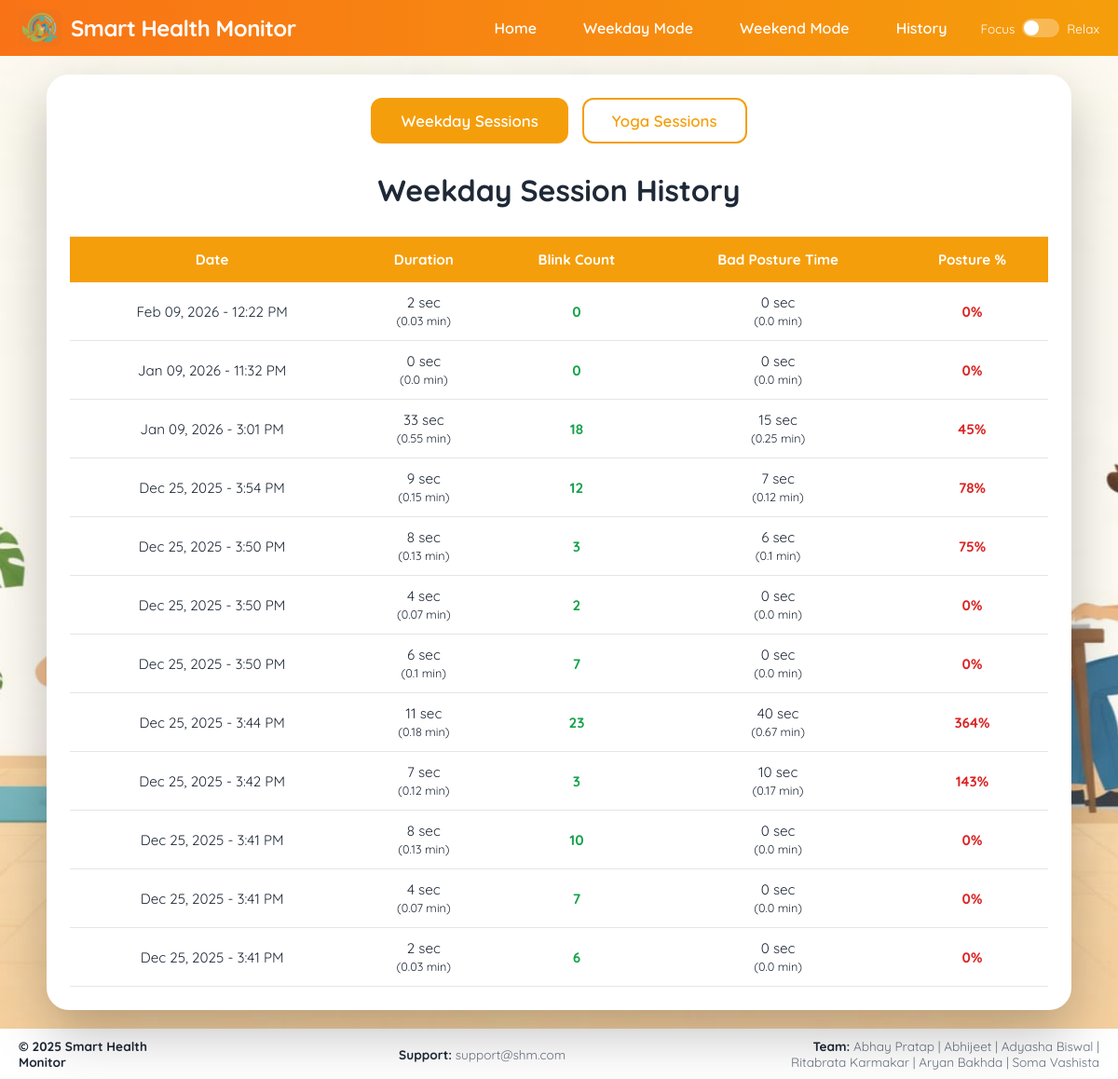
The page /history/ on the database its author committed.
### monitor/models.py (models this page shows, shortened)
class WeekdaySession(models.Model):
    date = models.DateTimeField(auto_now_add=True)
    duration = models.IntegerField()  # seconds
    blink_count = models.IntegerField(default=0)
    bad_posture_time = models.IntegerField(default=0)  # seconds
    @property
    def duration_minutes(self):
        return round(self.duration / 60, 2)
    @property
    def bad_posture_minutes(self):
        return round(self.bad_posture_time / 60, 2)

### monitor/views.py (the view)
# urls.py: path("history/", views.combined_history, name="combined_history"),
def combined_history(request):
    weekday_sessions = WeekdaySession.objects.all().order_by("-date")
    weekend_sessions = YogaSession.objects.all().order_by("-date")
    print(f"📊 Loading combined history - Weekday: {weekday_sessions.count()}, Weekend: {weekend_sessions.count()}")
    context = {
        'weekday_sessions': weekday_sessions,
        'weekend_sessions': weekend_sessions,
    }
    return render(request, "monitor/combined_history.html", context)

### monitor/templates/monitor/combined_history.html (shortened to what this page needs)
{% load static %}
<!DOCTYPE html>
<html lang="en">
<head>
</head>
<body>
    <div class="navbar">
        <div class="nav-left">
            <img src="{% static 'monitor/images/logo_lightmode.png' %}" class="logo logo-light" height="40px" width="46px" style="background: linear-gradient(90deg, #f97316, #f59e0b); border-radius: 5px;">
            <div class="nav-title" onclick="window.location.reload()">Smart Health Monitor</div>
        </div>
        <div class="nav-links">
            <a href="{% url 'home_page' %}">Home</a>
            <a href="{% url 'weekday_page' %}">Weekday Mode</a>
            <a href="{% url 'weekend_page' %}">Weekend Mode</a>
            <a href="{% url 'combined_history' %}">History</a>
            <div class="zen-toggle" onclick="toggleTheme()">
                <span>Focus</span>
                <div class="zen-track">
                    <div class="zen-knob"></div>
                </div>
                <span>Relax</span>
            </div>
        </div>
    </div>
    <div class="main">
        <div class="container">
            <div class="tab-buttons">
                <button class="tab-btn active" onclick="showTab('weekday')">Weekday Sessions</button>
                <button class="tab-btn" onclick="showTab('weekend')">Yoga Sessions</button>
            </div>
            <div id="weekday" class="tab-content active">
                <h2 class="heading">Weekday Session History</h2>
                {% if weekday_sessions %}
                    <div class="table-container">
                        <table>
                            <thead>
                                <tr>
                                    <th>Date</th>
                                    <th>Duration</th>
                                    <th>Blink Count</th>
                                    <th>Bad Posture Time</th>
                                    <th>Posture %</th>
                                </tr>
                            </thead>
                            <tbody>
                                {% for s in weekday_sessions %}
                                <tr>
                                    <td>{{ s.date|date:"M d, Y - g:i A" }}</td>
                                    <td>{{ s.duration }} sec<br><small>({{ s.duration_minutes }} min)</small></td>
                                    <td style="color: #16a34a; font-weight: bold;">{{ s.blink_count }}</td>
                                    <td>{{ s.bad_posture_time }} sec<br><small>({{ s.bad_posture_minutes }} min)</small></td>
                                    <td>
                                        {% widthratio s.bad_posture_time s.duration 100 as posture_pct %}
                                        <span style="color: {% if posture_pct < 20 %}#16a34a{% elif posture_pct < 50 %}#eab308{% else %}#dc2626{% endif %}; font-weight: bold;">
                                            {{ posture_pct }}%
                                        </span>
                                    </td>
                                </tr>
                                {% endfor %}
                            </tbody>
                        </table>
                    </div>
                {% else %}
                <div class="no-data">
                    <p>📭 No weekday sessions recorded yet.</p>
                </div>
                {% endif %}
            </div>
        </div>
    </div>
    <footer>
        <div class="footer-left">
            <p><strong>© 2025 Smart Health Monitor</strong></p>
        </div>
        <div class="footer-center">
            <p><strong>Support:</strong> support@shm.com</p>
        </div>
        <div class="footer-right">
            <p><strong>Team:</strong> Abhay Pratap | Abhijeet | Adyasha Biswal | Ritabrata Karmakar | Aryan Bakhda | Soma Vashista</p>
        </div>
    </footer>
</body>
</html>

### rows shown on the page
WeekdaySession: date "Feb 09, 2026 - 12:22 PM", duration "2", duration_minutes "0.03", blink_count "0", bad_posture_time "0", bad_posture_minutes "0.0", posture_pct "0"
WeekdaySession: date "Jan 09, 2026 - 11:32 PM", duration "0", duration_minutes "0.0", blink_count "0", bad_posture_time "0", bad_posture_minutes "0.0", posture_pct "0"
WeekdaySession: date "Jan 09, 2026 - 3:01 PM", duration "33", duration_minutes "0.55", blink_count "18", bad_posture_time "15", bad_posture_minutes "0.25", posture_pct "45"
WeekdaySession: date "Dec 25, 2025 - 3:54 PM", duration "9", duration_minutes "0.15", blink_count "12", bad_posture_time "7", bad_posture_minutes "0.12", posture_pct "78"
WeekdaySession: date "Dec 25, 2025 - 3:50 PM", duration "8", duration_minutes "0.13", blink_count "3", bad_posture_time "6", bad_posture_minutes "0.1", posture_pct "75"
WeekdaySession: date "Dec 25, 2025 - 3:50 PM", duration "4", duration_minutes "0.07", blink_count "2", bad_posture_time "0", bad_posture_minutes "0.0"
WeekdaySession: date "Dec 25, 2025 - 3:50 PM", duration "6", duration_minutes "0.1", blink_count "7", bad_posture_time "0", bad_posture_minutes "0.0"
WeekdaySession: date "Dec 25, 2025 - 3:44 PM", duration "11", duration_minutes "0.18", blink_count "23", bad_posture_time "40", bad_posture_minutes "0.67", posture_pct "364"
WeekdaySession: date "Dec 25, 2025 - 3:42 PM", duration "7", duration_minutes "0.12", blink_count "3", bad_posture_time "10", bad_posture_minutes "0.17", posture_pct "143"
WeekdaySession: date "Dec 25, 2025 - 3:41 PM", duration "8", duration_minutes "0.13", blink_count "10", bad_posture_time "0", bad_posture_minutes "0.0"
WeekdaySession: date "Dec 25, 2025 - 3:41 PM", duration "4", duration_minutes "0.07", blink_count "7", bad_posture_time "0", bad_posture_minutes "0.0"
WeekdaySession: date "Dec 25, 2025 - 3:41 PM", duration "2", duration_minutes "0.03", blink_count "6", bad_posture_time "0", bad_posture_minutes "0.0"
